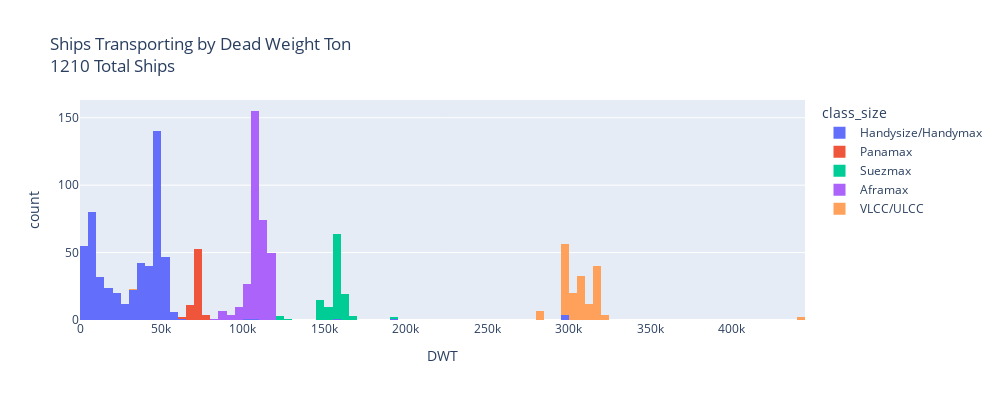

This figure's notebook cell:
### Markdown cell above
Look at DWT

### Code cell
fig = px.histogram(df, x="DWT", color="class_size", nbins=100, title=f"Ships Transporting by Dead Weight Ton <br>"
                                                                            f"{df.shape[0]} Total Ships")
fig.update_layout(width=1000, height=400)
fig.show()
fig.write_html("all_ships_dwt_interactive_plot.html")

### Figure 1 — Plotly figure (JSON) as saved in the notebook; plotly's stock layout.template omitted (floating-point values rounded to 4 significant figures; data arrays with more than 128 entries replaced by an {"elided": "..."} marker saying what was removed)
{"data": [{"bingroup": "x", "hovertemplate": "class_size=Handysize/Handymax<br>DWT=%{x}<br>count=%{y}<extra></extra>", "legendgroup": "Handysize/Handymax", "marker": {"color": "#636efa", "pattern": {"shape": ""}}, "name": "Handysize/Handymax", "nbinsx": 100, "orientation": "v", "showlegend": true, "type": "histogram", "x": {"elided": "529 float values"}, "xaxis": "x", "yaxis": "y"}, {"bingroup": "x", "hovertemplate": "class_size=Panamax<br>DWT=%{x}<br>count=%{y}<extra></extra>", "legendgroup": "Panamax", "marker": {"color": "#EF553B", "pattern": {"shape": ""}}, "name": "Panamax", "nbinsx": 100, "orientation": "v", "showlegend": true, "type": "histogram", "x": [64220.0, 75000.0, 76000.0, 71640.0, 73080.0, 75000.0, 75000.0, 70000.0, 79880.0, 68470.0, 68470.0, 70510.0, 68470.0, 72910.0, 69630.0, 77550.0, 71500.0, 72770.0, 72740.0, 68470.0, 68440.0, 77710.0, 73000.0, 70430.0, 71860.0, 72650.0, 70680.0, 70620.0, 70310.0, 75000.0, 75000.0, 75000.0, 75000.0, 75000.0, 75000.0, 75000.0, 71020.0, 71820.0, 72520.0, 71060.0, 70680.0, 73790.0, 73740.0, 72910.0, 72710.0, 73900.0, 73960.0, 73910.0, 65120.0, 73660.0, 73660.0, 69520.0, 73980.0, 73670.0, 74040.0, 69830.0, 70050.0, 73920.0, 75000.0, 72720.0, 72720.0, 72720.0, 74990.0, 74860.0, 73720.0, 73430.0, 74580.0, 74550.0, 69320.0], "xaxis": "x", "yaxis": "y"}, {"bingroup": "x", "hovertemplate": "class_size=Suezmax<br>DWT=%{x}<br>count=%{y}<extra></extra>", "legendgroup": "Suezmax", "marker": {"color": "#00cc96", "pattern": {"shape": ""}}, "name": "Suezmax", "nbinsx": 100, "orientation": "v", "showlegend": true, "type": "histogram", "x": [149700.0, 146300.0, 148400.0, 124800.0, 146600.0, 150800.0, 150800.0, 153200.0, 126400.0, 159200.0, 159700.0, 159800.0, 159700.0, 159700.0, 159700.0, 159500.0, 159700.0, 157300.0, 160000.0, 159900.0, 160000.0, 160600.0, 150900.0, 150300.0, 160400.0, 153000.0, 160200.0, 147100.0, 160400.0, 164600.0, 160200.0, 160300.0, 150000.0, 159200.0, 159900.0, 164300.0, 164300.0, 159300.0, 159500.0, 159400.0, 164400.0, 160000.0, 160000.0, 164500.0, 150000.0, 150000.0, 165300.0, 159900.0, 151800.0, 151700.0, 159400.0, 166400.0, 150000.0, 150000.0, 150000.0, 150000.0, 158600.0, 159100.0, 159500.0, 150600.0, 159000.0, 159100.0, 159100.0, 159100.0, 159100.0, 159400.0, 159100.0, 159100.0, 150000.0, 159300.0, 159100.0, 159100.0, 159200.0, 159200.0, 146400.0, 146300.0, 163300.0, 164600.0, 164600.0, 158800.0, 159400.0, 152000.0, 162400.0, 158700.0, 163500.0, 166200.0, 158900.0, 158900.0, 158900.0, 158800.0, 158800.0, 164200.0, 164200.0, 164200.0, 158800.0, 156800.0, 156400.0, 156600.0, 158000.0, 156700.0, 156600.0, 156700.0, 158100.0, 158100.0, 158100.0, 158100.0, 156500.0, 158600.0, 158600.0, 158600.0, 157300.0, 158700.0, 122000.0, 122000.0, 192100.0], "xaxis": "x", "yaxis": "y"}, {"bingroup": "x", "hovertemplate": "class_size=Aframax<br>DWT=%{x}<br>count=%{y}<extra></extra>", "legendgroup": "Aframax", "marker": {"color": "#ab63fa", "pattern": {"shape": ""}}, "name": "Aframax", "nbinsx": 100, "orientation": "v", "showlegend": true, "type": "histogram", "x": {"elided": "326 float values"}, "xaxis": "x", "yaxis": "y"}, {"bingroup": "x", "hovertemplate": "class_size=VLCC/ULCC<br>DWT=%{x}<br>count=%{y}<extra></extra>", "legendgroup": "VLCC/ULCC", "marker": {"color": "#FFA15A", "pattern": {"shape": ""}}, "name": "VLCC/ULCC", "nbinsx": 100, "orientation": "v", "showlegend": true, "type": "histogram", "x": {"elided": "171 float values"}, "xaxis": "x", "yaxis": "y"}], "layout": {"barmode": "relative", "height": 400, "legend": {"title": {"text": "class_size"}, "tracegroupgap": 0}, "title": {"text": "Ships Transporting by Dead Weight Ton <br>1210 Total Ships"}, "width": 1000, "xaxis": {"anchor": "y", "domain": [0, 1], "title": {"text": "DWT"}}, "yaxis": {"anchor": "x", "domain": [0, 1], "title": {"text": "count"}}}}
